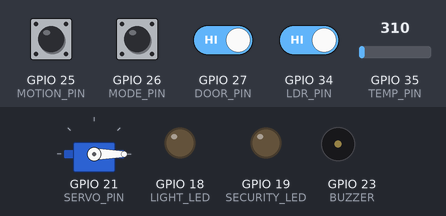
The sketch below on a simulated ESP32. Shown: servo, output pins drawn as LEDs (lit = HIGH), buzzer (waves = sounding, pin HIGH). Inputs (shaded band) come from the test bench; at power-on: GPIO 26 (MODE_PIN), GPIO 27 (DOOR_PIN), GPIO 34 (LDR_PIN) HIGH, GPIO 25 (MOTION_PIN) LOW, GPIO 35 (TEMP_PIN) = 310. What the sketch prints to the serial monitor is not drawn.

Above: at 1.2 s.
1.3 s: GPIO 27 (DOOR_PIN) driven LOW
At 1.6 s:
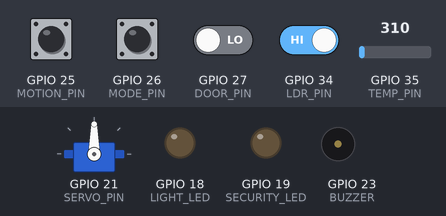
4.3 s: GPIO 26 (MODE_PIN) pulled LOW for 0.15 s
At 5.5 s:
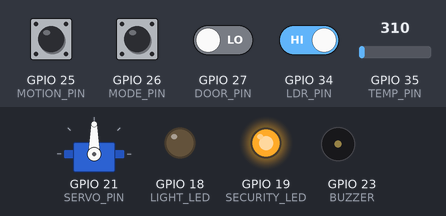
7.4 s: GPIO 34 (LDR_PIN) driven LOW
At 7.7 s:
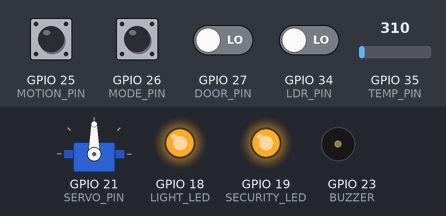
10.4 s: GPIO 25 (MOTION_PIN) pulled HIGH for 0.15 s
At 10.47 s:
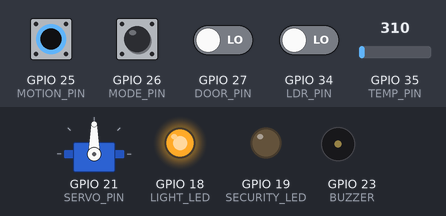
13.5 s: GPIO 26 (MODE_PIN) pulled LOW for 1 s
At 15.0 s:
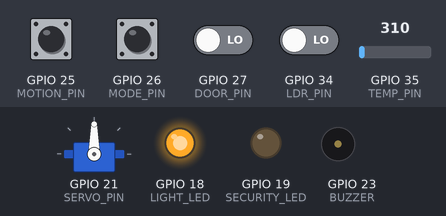
17.5 s: GPIO 26 (MODE_PIN) pulled LOW for 0.15 s
At 18.9 s:
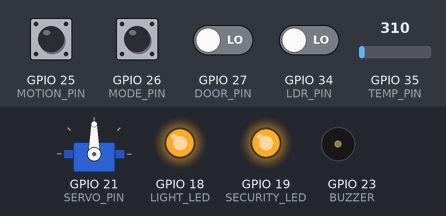
Timing chart, 0 to 21.2 s (numbered marks = the images above; inputs shaded):
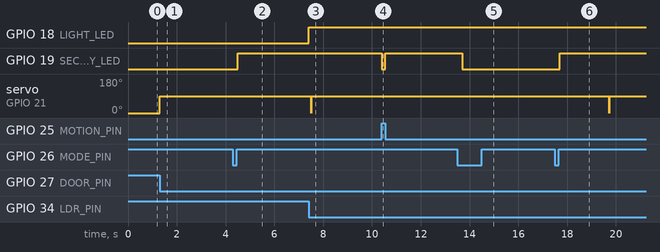

The sketch:

SmartHome_Automation.ino
```cpp
#include <ESP32Servo.h>
Servo doorServo;

// ---------------- PIN DEFINITIONS ----------------
#define LDR_PIN 34
#define TEMP_PIN 35
#define MOTION_PIN 25
#define MODE_PIN 26
#define DOOR_PIN 27

#define LIGHT_LED 18
#define SECURITY_LED 19
#define BUZZER 23
#define SERVO_PIN 21

// ---------------- GLOBAL VARIABLES ----------------

bool securityMode = false;
bool lastModeState = HIGH;
bool doorOpen = false;

unsigned long previousMillis = 0;
unsigned long doorTimer = 0;

const int tempThreshold = 2000;   // adjust in simulation
const int lightThreshold = 0;     // digital (LDR DO)

// ---------------- SETUP ----------------
void setup() {
  ESP32PWM::allocateTimer(0);
  ESP32PWM::allocateTimer(1);
  ESP32PWM::allocateTimer(2);
  ESP32PWM::allocateTimer(3);
  Serial.begin(115200);

  pinMode(LDR_PIN, INPUT);
  pinMode(TEMP_PIN, INPUT);
  pinMode(MOTION_PIN, INPUT_PULLUP);
  pinMode(MODE_PIN, INPUT_PULLUP);
  pinMode(DOOR_PIN, INPUT_PULLUP);

  pinMode(LIGHT_LED, OUTPUT);
  pinMode(SECURITY_LED, OUTPUT);
  pinMode(BUZZER, OUTPUT);

  doorServo.attach(SERVO_PIN);
  doorServo.write(0); // closed

  Serial.println("System Initialized");
}

// ---------------- MAIN LOOP ----------------
void loop() {
  handleModeSwitch();
  handleLighting();
  handleTemperature();
  handleSecurity();
  handleDoor();
}

// ---------------- MODE SWITCH ----------------
void handleModeSwitch() {
  bool currentState = digitalRead(MODE_PIN);

  if (lastModeState == HIGH && currentState == LOW) {
    securityMode = !securityMode;
    Serial.print("Mode Changed: ");
    Serial.println(securityMode ? "SECURITY MODE" : "NORMAL MODE");
    delay(200); // debounce
  }
  lastModeState = currentState;
}

// ---------------- LIGHT CONTROL ----------------
void handleLighting() {
  int lightValue = digitalRead(LDR_PIN);

  if (lightValue == LOW) { // dark
    digitalWrite(LIGHT_LED, HIGH);
    Serial.println("Light ON (Dark detected)");
  } else {
    digitalWrite(LIGHT_LED, LOW);
  }
}

// ---------------- TEMPERATURE CONTROL ----------------
void handleTemperature() {
  int tempValue = analogRead(TEMP_PIN);

  Serial.print("Temperature Value: ");
  Serial.println(tempValue);

  if (tempValue > tempThreshold) {
    digitalWrite(BUZZER, HIGH);
    Serial.println("High Temp → Cooling ON");
  } else {
    digitalWrite(BUZZER, LOW);
  }
}

// ---------------- SECURITY SYSTEM ----------------
void handleSecurity() {
  int motion = digitalRead(MOTION_PIN);

  if (securityMode && motion == LOW) {
    digitalWrite(SECURITY_LED, HIGH);
    if (!securityMode) {
  digitalWrite(BUZZER, HIGH);
}
    Serial.println("⚠️ INTRUSION DETECTED!");
  } else {
    digitalWrite(SECURITY_LED, LOW);
  }
}

// ---------------- DOOR CONTROL ----------------
void handleDoor() {
  int doorButton = digitalRead(DOOR_PIN);

  if (doorButton == LOW && !doorOpen) {
    Serial.println("Door Opening...");
    doorServo.write(90);
    doorOpen = true;
    doorTimer = millis();
  }

  // Auto close after 3 seconds (NON-BLOCKING)
  if (doorOpen && millis() - doorTimer >= 3000) {
    Serial.println("Door Closing...");
    doorServo.write(0);
    doorOpen = false;
  }
}
```

Measured:
- after the input at 1.3 s, servo on GPIO 21 (SERVO_PIN): 0° → 90° at once
- after the input at 4.3 s, GPIO 19 (SECURITY_LED): LOW → HIGH after 0.20 s
- after the input at 7.4 s, GPIO 18 (LIGHT_LED): LOW → HIGH at once; servo on GPIO 21 (SERVO_PIN): 90° → 0° after 0.11 s, → 90° 0.01 s later
- after the input at 10.4 s, GPIO 19 (SECURITY_LED): HIGH → LOW at once, → HIGH 0.15 s later; servo on GPIO 21 (SERVO_PIN): stays 90° (without the input it goes to 0° after 0.13 s)
- after the input at 13.5 s, GPIO 19 (SECURITY_LED): HIGH → LOW after 0.21 s; servo on GPIO 21 (SERVO_PIN): stops changing and stays 90°
- after the input at 17.5 s, GPIO 19 (SECURITY_LED): LOW → HIGH after 0.20 s; servo on GPIO 21 (SERVO_PIN): 90° → 0° after 2.2 s, → 90° 0.01 s later
